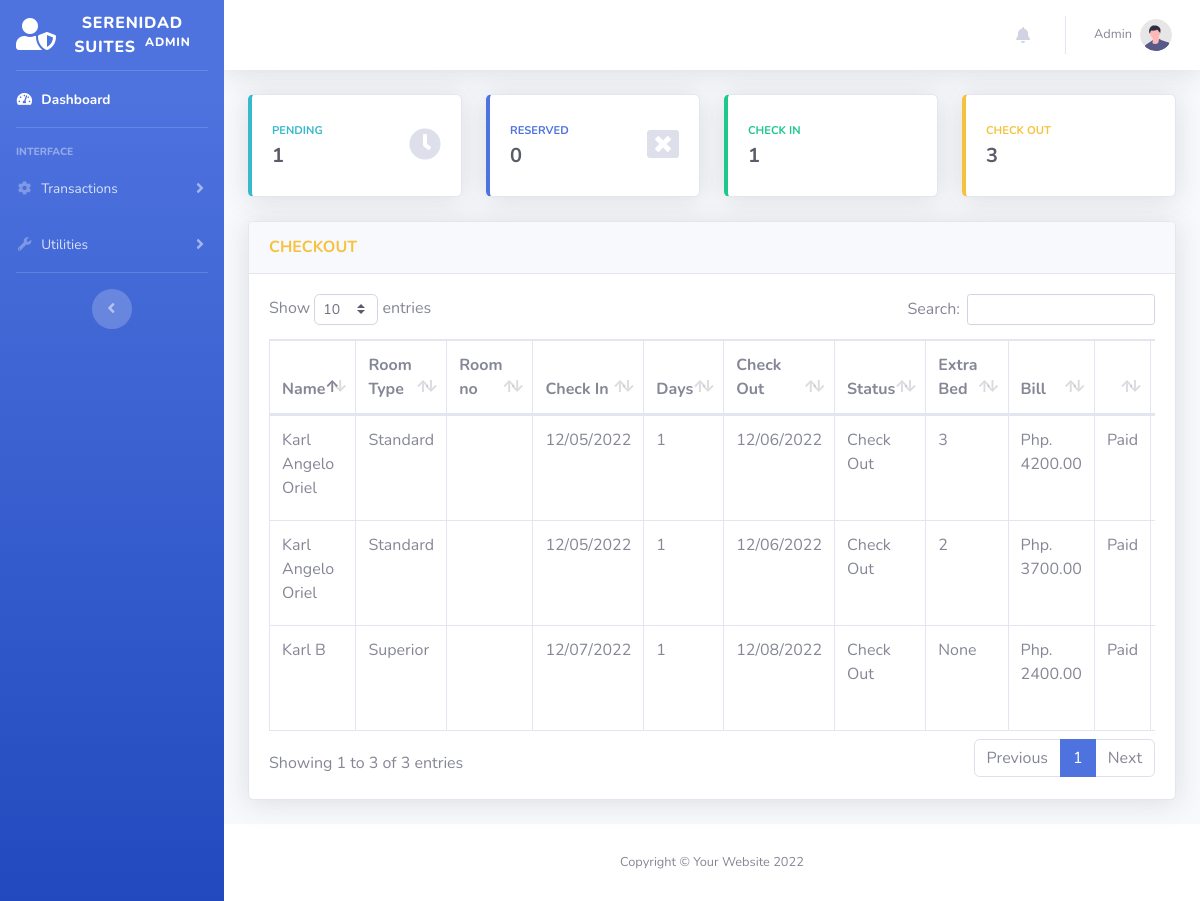
Before: /admin/reservation-checkout.php (signed in) with the older database file.
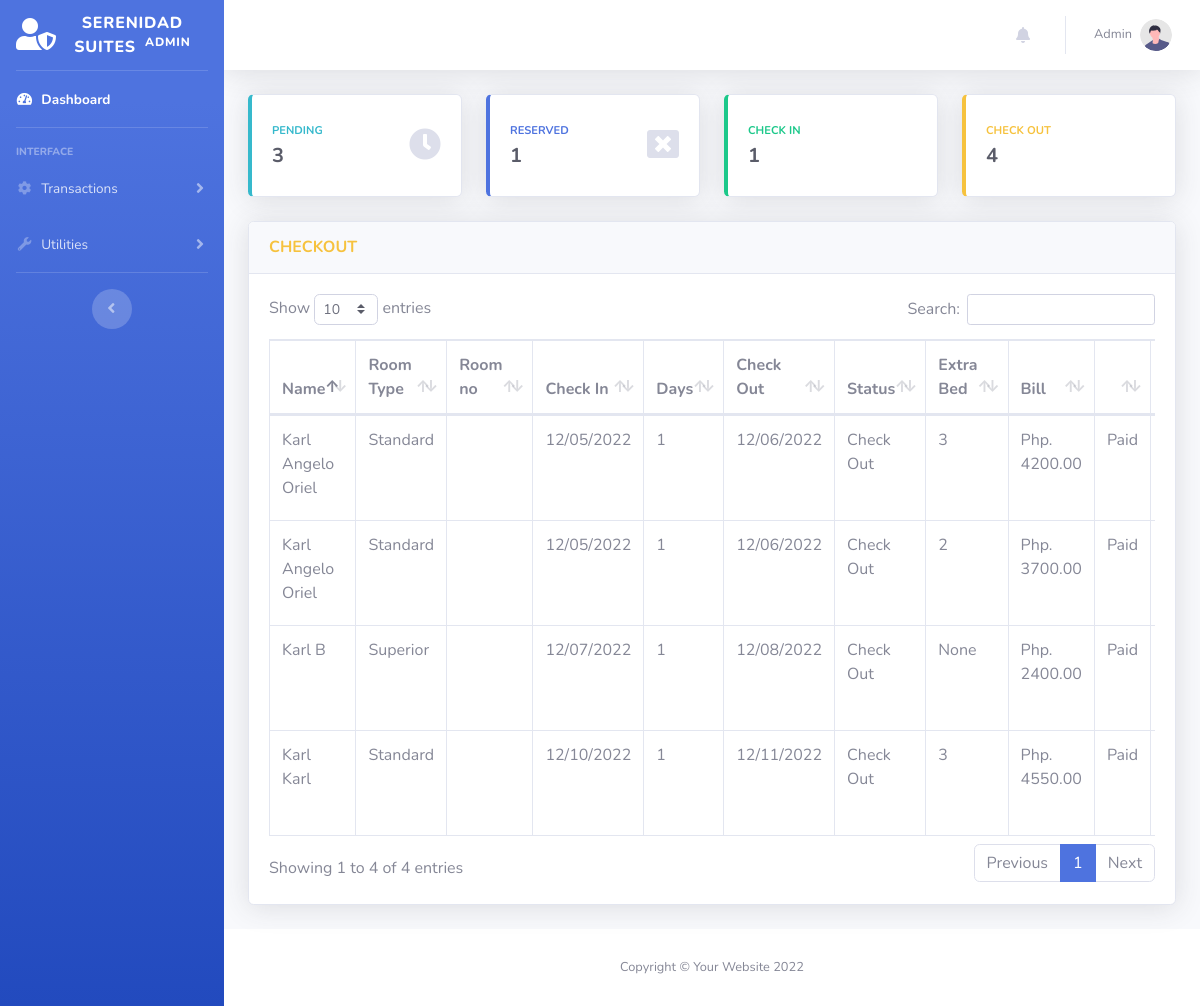
After: the same page with the newer database file.
### tables this page shows
CREATE TABLE `transactions` (
  `id` int(11) NOT NULL,
  `guest_id` int(11) NOT NULL,
  `room_id` int(11) NOT NULL,
  `room_no` int(11) DEFAULT NULL,
  `extra_bed` tinyint(4) NOT NULL DEFAULT '0',
  `extra_pax` int(11) DEFAULT NULL,
  `status` varchar(50) DEFAULT NULL,
  `days` int(11) DEFAULT NULL,
  `checkin` varchar(50) DEFAULT NULL,
  `checkin_time` varchar(50) DEFAULT NULL,
  `checkout` varchar(50) DEFAULT NULL,
  `checkout_time` varchar(50) DEFAULT NULL,
  `bill` varchar(50) DEFAULT NULL,
  `balance` int(11) NOT NULL DEFAULT '0',
  `payment` int(11) NOT NULL DEFAULT '0',
  `is_payment_full` tinyint(4) NOT NULL DEFAULT '0',
  `payment_at` datetime DEFAULT NULL,
  `valid_until` varchar(50) DEFAULT NULL,
  `is_unread` tinyint(1) NOT NULL DEFAULT '1',
  `created_at` datetime DEFAULT NULL,
  `updated_at` datetime DEFAULT NULL,
  `remarks` varchar(500) DEFAULT NULL
);

CREATE TABLE `guest` (
  `id` int(11) NOT NULL,
  `uuid` varchar(255) DEFAULT NULL,
  `firstname` varchar(50) NOT NULL,
  `middlename` varchar(30) NOT NULL,
  `lastname` varchar(40) NOT NULL,
  `address` varchar(191) DEFAULT NULL,
  `contactno` varchar(20) NOT NULL,
  `created_at` datetime DEFAULT NULL,
  `updated_at` datetime DEFAULT NULL
);

CREATE TABLE `room` (
  `id` int(11) NOT NULL,
  `room_type` varchar(50) NOT NULL,
  `price` varchar(11) NOT NULL,
  `photo` varchar(100) NOT NULL,
  `description` text,
  `created_at` datetime DEFAULT NULL,
  `updated_at` datetime DEFAULT NULL
);

### models/Model.php (called while the page is built, shortened)
<?php
class Model
{
    protected $host = "localhost";
    protected $database = "db_hor";
    protected $username = "root";
    protected $password = "admin";
    protected $pdo;
    protected $stmt;
    public function connect(){
        try {
            $this->pdo = new PDO("mysql:host={$this->host};dbname={$this->database};charset=utf8","{$this->username}","{$this->password}");
            $this->pdo->setAttribute(PDO::ATTR_ERRMODE, PDO::ERRMODE_EXCEPTION);
            $this->pdo->setAttribute(PDO::ATTR_DEFAULT_FETCH_MODE, PDO::FETCH_ASSOC);
        } catch (PDOException $e) {
            echo $e->getMessage();
        }
    }
    public function setQuery($qry){
        $this->qry = $qry;
        $this->stmt = $this->pdo->query($this->qry);
        return $this;
    }
    public function getAll(){
        try {
            return $this->stmt->fetchAll();
        } catch (PDOException $e) {
            return $e->getMessage();
        }
    }
    public function getFirst(){
        try {
            $data =  $this->stmt->fetch();
            return (object) $data;
        } catch (PDOException $e) {
            return $e->getMessage();
        }
    }
}

### models/Transaction.php (called while the page is built, shortened)
<?php
Class Transaction extends Model {
    public function getCheckOutTransactions(){
        return $this->setQuery("SELECT
                                A.*,
                                B.firstname,
                                B.middlename,
                                B.lastname,
                                B.address,
                                B.contactno,
                                C.room_type,
                                C.price,
                                C.photo
                                FROM `transactions` as A
                                LEFT JOIN `guest` as B
                                ON A.guest_id = B.id
                                LEFT JOIN `room` as C
                                ON A.room_id = C.id
                                WHERE A.status = 'Check Out'
                                ORDER BY A.created_at DESC
                                ")
                                ->getAll();
    }
}

### admin/reservation-checkout.php (the view, shortened to what the changed rows need)
<?php
$connection = new Transaction();
$CHECKOUT = $connection->getCheckOutTransactions();
?>
<?php include('includes/header.php') ?>
<body id="page-top">
    <div id="wrapper">
        <div id="content-wrapper" class="d-flex flex-column">
            <div id="content">
                <div class="container-fluid">
                    <div class="row">
                        <?php include('includes/count-cards.php') ?>
                    </div>
                    <div class="card shadow mb-4">
                        <div class="card-body">
                            <div class="table-responsive">
                                <table class="table table-bordered" id="dataTable" width="100%" cellspacing="0">
                                <thead>
                                    <tr>
                                        <th>Name</th>
                                        <th>Room Type</th>
                                        <th>Room no</th>
                                        <th>Check In</th>
                                        <th>Days</th>
                                        <th>Check Out</th>
                                        <th>Status</th>
                                        <th>Extra Bed</th>
                                        <th>Bill</th>
                                        <th></th>
                                        <th>Actions</th>
                                    </tr>
                                </thead>
                                <tbody>
                                    <?php
                                        foreach ($CHECKOUT as $key => $value) {
                                    ?>
                                    <tr>
                                        <td><?= $value['firstname']." ".$value['lastname']?></td>
                                        <td><?= $value['room_type']?></td>
                                        <td><?= $value['room_no']?></td>
                                        <td><?= $value['checkin']?></td>
                                        <td><?= $value['days']?></td>
                                        <td><?= $value['checkout']?></td>
                                        <td><?= $value['status']?></td>
                                        <td>
                                            <?= $value['extra_bed'] == "0"
                                                ? "None"
                                                : $value['extra_bed']
                                            ?>
                                        </td>
                                        <td><?= "Php. ".$value['bill'].".00"?></td>
                                        <td><label class = "">Paid</label></td>
                                        <td>
                                        </td>
                                    </tr>
                                    <?php
                                        }
                                    ?>
                                </tbody>
                            </table>
                            </div>
                        </div>
                    </div>
                </div>
            </div>
        </div>
    </div>
</body>
</html>

### admin/includes/count-cards.php (shortened to what the changed rows need)
<?php
$connection = new Transaction();
$pendingCount = $connection->setQuery("SELECT Count(id) AS count FROM `transactions`   WHERE `status` LIKE 'Pending' OR `status` LIKE 'Expired'")->getFirst();
$reservedCount = $connection->setQuery("SELECT Count(id) AS count FROM `transactions`   WHERE `status` LIKE 'Reserved' OR `status` LIKE 'Cancelled'")->getFirst();
$checkoutCount = $connection->setQuery("SELECT Count(id) AS count FROM `transactions`   WHERE `status` LIKE 'Check Out'")->getFirst();
?>
<div class="col-xl-3 col-md-6 mb-4 clickTo" onclick="window.location = 'index.php'">
    <div class="card border-left-info shadow h-100 py-2">
        <div class="card-body">
            <div class="row no-gutters align-items-center">
                <div class="col mr-2">
                    <div class="text-xs font-weight-bold text-info text-uppercase mb-1">
                        PENDING</div>
                    <div class="h5 mb-0 font-weight-bold text-gray-800"> <?= $pendingCount->count ?> </div>
                </div>
            </div>
        </div>
    </div>
</div>
<div class="col-xl-3 col-md-6 mb-4 clickTo" onclick="window.location = 'reservation-reserved.php'">
    <div class="card border-left-primary shadow h-100 py-2">
        <div class="card-body">
            <div class="row no-gutters align-items-center">
                <div class="col mr-2">
                    <div class="text-xs font-weight-bold text-primary text-uppercase mb-1">
                        RESERVED</div>
                    <div class="h5 mb-0 font-weight-bold text-gray-800"> <?= $reservedCount->count ?> </div>
                </div>
            </div>
        </div>
    </div>
</div>
<div class="col-xl-3 col-md-6 mb-4 clickTo" onclick="window.location = 'reservation-checkout.php'">
    <div class="card border-left-warning shadow h-100 py-2">
        <div class="card-body">
            <div class="row no-gutters align-items-center">
                <div class="col mr-2">
                    <div class="text-xs font-weight-bold text-warning text-uppercase mb-1">
                        CHECK OUT</div>
                    <div class="h5 mb-0 font-weight-bold text-gray-800"> <?= $checkoutCount->count ?> </div>
                </div>
            </div>
        </div>
    </div>
</div>

Changed rows visible on the page:
added transactions: guest.firstname "Karl", guest.lastname "Karl", room.room_type "Standard", checkin "12/10/2022", days "1", checkout "12/11/2022", status "Check Out", extra_bed "3", bill "4550"
Other visible differences:
$pendingCount->count: "1" → "3"
$reservedCount->count: "0" → "1"
$checkoutCount->count: "3" → "4"
text written by a page script: "Show entries Search: Showing 1 to 3 of 3 entries Previous 1 Next" → "Show entries Search: Showing 1 to 4 of 4 entries Previous 1 Next"
